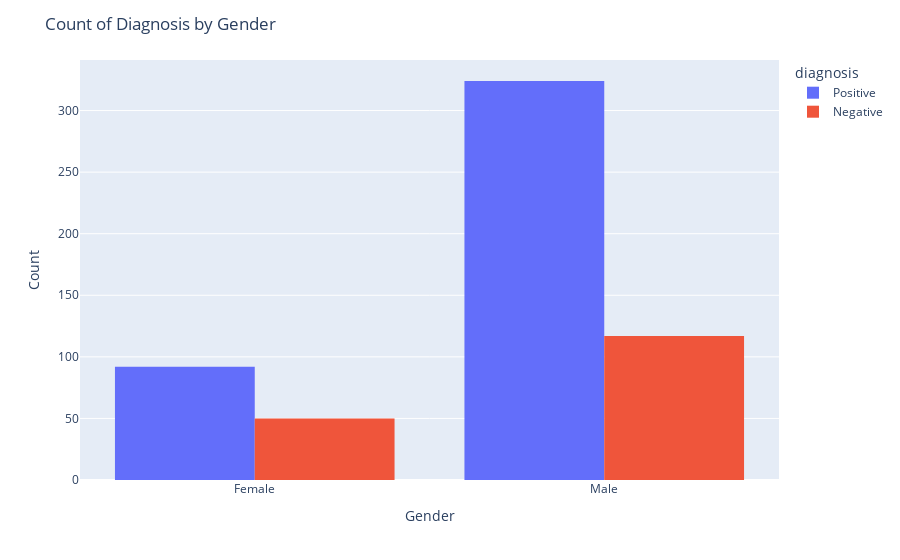

The code cell stored with this chart in its notebook:
### Code cell
# Create a grouped bar chart with Plotly Express
fig = px.histogram(df, x="Gender", color="diagnosis", barmode="group")

# Update layout
fig.update_layout(title="Count of Diagnosis by Gender", xaxis_title="Gender", yaxis_title="Count")

# Show the plot
fig.show()

### Figure 1 — Plotly figure (JSON) as saved in the notebook; plotly's stock layout.template omitted (floating-point values rounded to 4 significant figures; data arrays with more than 128 entries replaced by an {"elided": "..."} marker saying what was removed)
{"data": [{"alignmentgroup": "True", "bingroup": "x", "hovertemplate": "diagnosis=Positive<br>Gender=%{x}<br>count=%{y}<extra></extra>", "legendgroup": "Positive", "marker": {"color": "#636efa", "pattern": {"shape": ""}}, "name": "Positive", "offsetgroup": "Positive", "orientation": "v", "showlegend": true, "type": "histogram", "x": {"elided": "416 str values"}, "xaxis": "x", "yaxis": "y"}, {"alignmentgroup": "True", "bingroup": "x", "hovertemplate": "diagnosis=Negative<br>Gender=%{x}<br>count=%{y}<extra></extra>", "legendgroup": "Negative", "marker": {"color": "#EF553B", "pattern": {"shape": ""}}, "name": "Negative", "offsetgroup": "Negative", "orientation": "v", "showlegend": true, "type": "histogram", "x": {"elided": "167 str values"}, "xaxis": "x", "yaxis": "y"}], "layout": {"barmode": "group", "legend": {"title": {"text": "diagnosis"}, "tracegroupgap": 0}, "margin": {"t": 60}, "title": {"text": "Count of Diagnosis by Gender"}, "xaxis": {"anchor": "y", "domain": [0, 1], "title": {"text": "Gender"}}, "yaxis": {"anchor": "x", "domain": [0, 1], "title": {"text": "Count"}}}}
